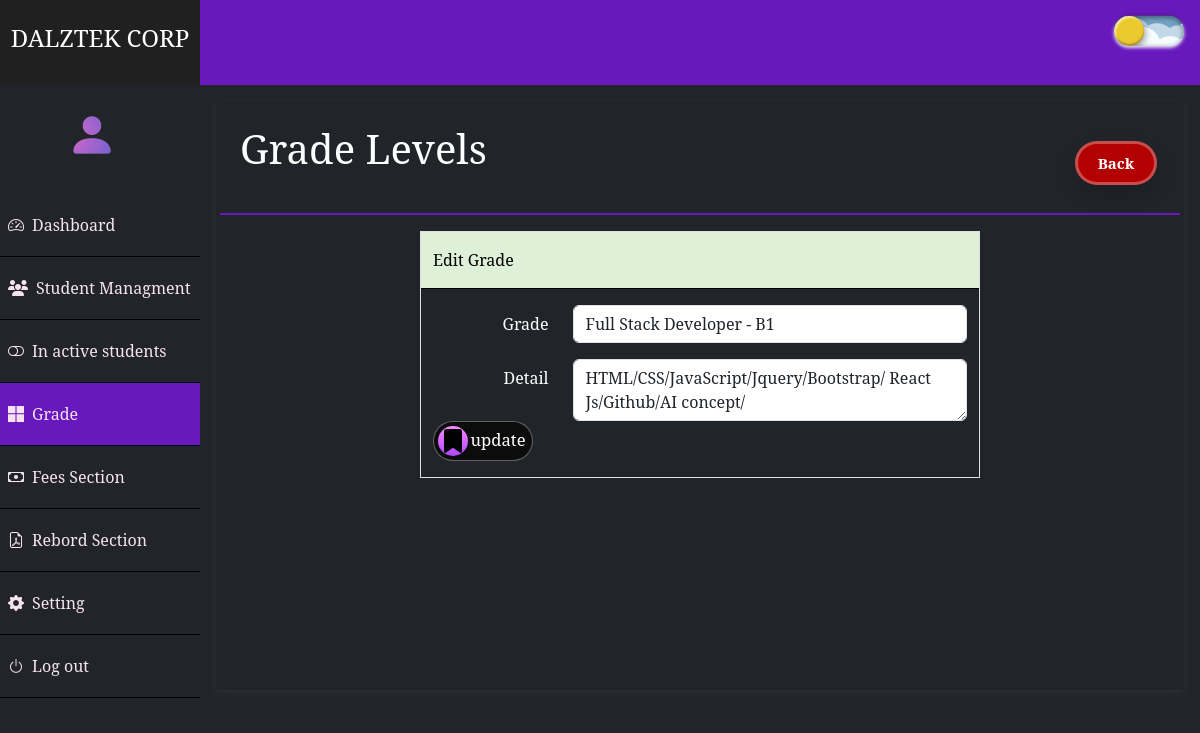
The page /addnewgrade.php?primegrade=1 on the database its author committed.
### tables this page shows
CREATE TABLE `grade` (
  `primekey` int(10) NOT NULL,
  `grade` varchar(50) NOT NULL,
  `details` varchar(150) NOT NULL,
  `date` int(11) NOT NULL
);

### connection.php (called while the page is built, shortened)
<?php
class database {
    public function __construct($server, $username, $password, $databasename) {
        $this->con = new mysqli($server, $username, $password, $databasename);
        return $this->con;
    }
}
$conneection = new database("localhost", "root", "", "student_managment");
?>
<?php
class selectform
{
    public function selecttabel($con, $selecttable, $searchTerm = null, $fullname = null) {
        $this->con = $con;
        $selectsql = "SELECT * FROM $selecttable";
        if ($searchTerm) {
            $selectsql .= " WHERE $fullname LIKE '%$searchTerm%' OR $fullname = '$searchTerm' ";
        }
        $selectresult = $this->con->query($selectsql);
        return $selectresult;
    }
}
$selectquery = new selectform();
?>

### addnewgrade.php (the view, shortened to what this page needs)
<?php
include "connection.php";
?>
<!DOCTYPE html>
<html lang="en">
<head>
</head>
<body>
  <div class="container-fluid g-0">
    <?php
    include "header.php";
    ?>
    <div class="row g-0 p-0">
      <div class="col-lg-2 col-12 bg-dark g-0">
        <nav class="navbar navbar-expand-sm bg-dark navbar-dark">
          <div class="collapse navbar-collapse" id="collapsibleNavbar">
            <ul class="navbar-nav flex-column text-center text-lg-start " style="width: 100%;">
              <div class="navbar-brand text-center admin">
                <i class="bi bi-person-fill gradient-text" style="font-size:50px;"></i>
              </div>
              <li class="nav-item ">
                <a class="nav-link" href="index.php"><i class="bi bi-speedometer2 pe-2"></i>Dashboard</a>
              </li>
              <li class="nav-item ">
                <a class="nav-link" href="student_managment.php"><i class="fa-solid fa-users pe-2"></i>Student Managment</a>
              </li>
              <li class="nav-item ">
                <a class="nav-link" href="inactive.php"><i class="bi bi-toggle-off pe-2"></i>In active students</a>
              </li>
              <li class="nav-item active">
                <a class="nav-link " href="grade.php"><i class="bi bi-microsoft pe-2"></i>Grade</a>
              </li>
              <li class="nav-item ">
                <a class="nav-link" href="fees.php"><i class="bi bi-cash pe-2"></i>Fees Section</a>
              </li>
              <li class="nav-item ">
                <a class="nav-link" href="repord.php"><i class="bi bi-file-earmark-pdf pe-2"></i>Rebord Section</a>
              </li>
              <li class="nav-item ">
                <a class="nav-link" href="setting.php"><i class="bi bi-gear-fill pe-2"></i>Setting</a>
              </li>
              <li class="nav-item ">
                <a class="nav-link" href="logout.php"><i class="bi bi-power pe-2"></i>Log out</a>
              </li>
            </ul>
          </div>
        </nav>
      </div>
      <div class="col-lg-10 col-12 p-lg-3  ms-lg-0">
        <div class="col-12 p-3" style="height:100%;box-shadow: rgba(99, 99, 99, 0.2) 0px 2px 8px 0px;">
          <div class="row p-2" style="border-bottom:2px solid #6719BD">
            <div class="col-10">
              <p class="h1 pb-4 dask">Grade Levels</p>
            </div>
            <div class="col-lg-2 col-12 ">
              <a href="grade.php"> <button class="buttonadd ms-lg-5 mt-lg-3">
                  Back
                </button></a>
            </div>
          </div>
          <div class="row justify-content-center">
            <div class="col-lg-7 col-12 border mt-3">
              <div class="row " style="border-bottom:1px solid ;background-color: #DFF0D8;color:black">
                <?php
                if (isset($_GET['primegrade'])) {
                  $primeid = $_GET['primegrade'];
                  $selectresult = $selectquery->selecttabel($conneection->con, 'grade', $primeid, 'primekey');
                  $rowselect = $selectresult->fetch_assoc();
                ?>
                  <p class="pt-3">Edit Grade</p>
              </div>
              <form action="" class="pb-3" method="post">
                <div class="form-group row mt-3">
                  <label for="" class="col-sm-3 text-end col-form-label">Grade</label>
                  <div class="col-sm-9">
                    <input type="text" class="form-control" name="updaateGrade" value="<?php echo $rowselect['grade']  ?>">
                  </div>
                </div>
                <div class="form-group row mt-3">
                  <label for="" class="col-sm-3 text-end col-form-label">Detail</label>
                  <div class="col-sm-9">
                    <textarea type="text" class="form-control" name="updateDetail"><?php echo $rowselect['details'] ?></textarea>
                  </div>
                </div>
                <button class="bookmarkBtn" type="submit" name="submit">
                  <span class="IconContainer">
                    <svg viewBox="0 0 384 512" height="0.9em" class="icon">
                      <path
                        d="M0 48V487.7C0 501.1 10.9 512 24.3 512c5 0 9.9-1.5 14-4.4L192 400 345.7 507.6c4.1 2.9 9 4.4 14 4.4c13.4 0 24.3-10.9 24.3-24.3V48c0-26.5-21.5-48-48-48H48C21.5 0 0 21.5 0 48z"></path>
                    </svg>
                  </span>
                  <p class="text mt-3">update</p>
                </button>
              </form>
          <?php }
          ?>
          </div>
        </div>
      </div>
    </div>
  </div>
  </div>
</body>
</html>

### style.php (style rules this page uses)
* { margin: 0px; padding: 0px; box-sizing: border-box; }
:root { --black: black; --white: rgb(255, 238, 238); --bg-color: #212529 ; --text-color: white ; }
body { background-color: var(--bg-color); color: var(--text-color); }
.dask { color: var(--text-color); }
.buttonadd { position: relative; transition: all 0.3s ease-in-out; box-shadow: 0px 10px 20px rgba(0, 0, 0, 0.2); padding-block: 0.5rem; padding-inline: 1.25rem; background-color: rgb(179, 0, 0); border-radius: 9999px; display: flex; align-items: center; justify-content: center; cursor: pointer; color: #ffff; gap: 10px; font-weight: bold; border: 3px solid #ffffff4d; outline: none; overflow: hidden; font-size: 15px; }
.icon { width: 24px; height: 24px; transition: all 0.3s ease-in-out; }
.buttonadd::before { content: ""; position: absolute; width: 100px; height: 100%; background-image: linear-gradient( 120deg, rgba(255, 255, 255, 0) 30%, rgba(255, 255, 255, 0.8), rgba(255, 255, 255, 0) 70% ); top: 0; left: -100px; opacity: 0.6; }
.bookmarkBtn { width: 100px; height: 40px; border-radius: 40px; border: 1px solid rgba(255, 255, 255, 0.349); background-color: rgb(12, 12, 12); display: flex; align-items: center; justify-content: center; cursor: pointer; transition-duration: 0.3s; overflow: hidden; }
.IconContainer { width: 30px; height: 30px; background: linear-gradient(to bottom, rgb(255, 136, 255), rgb(172, 70, 255)); border-radius: 50px; display: flex; align-items: center; justify-content: center; overflow: hidden; z-index: 2; transition-duration: 0.3s; }
.icon { border-radius: 1px; }
.text { height: 100%; width: 60px; display: flex; align-items: center; justify-content: center; color: white; z-index: 1; transition-duration: 0.3s; font-size: 1.04em; }

### header.php (style rules this page uses)
nav ul li { padding: 11px 0; border-bottom: 1px solid black; }
nav ul li a { color: #F6E2F1 !important; }
a { text-decoration: none; color: white !important; }
.active { background-color: #6719BD; }
.gradient-text { font-size: 24px; background: radial-gradient(circle farthest-corner at 3.2% 49.6%, #D869CA, #5B5ECF); -webkit-background-clip: text; -webkit-text-fill-color: transparent; background-clip: text; color: transparent; }
body { font-family: "Noto Serif", serif; font-optical-sizing: auto; font-weight: weight; font-style: normal; font-variation-settings: "wdth" 100; }

### rows shown on the page
grade: updaateGrade "Full Stack Developer - B1", updateDetail "HTML/CSS/JavaScript/Jquery/Bootstrap/ React Js/Github/AI concept/"
